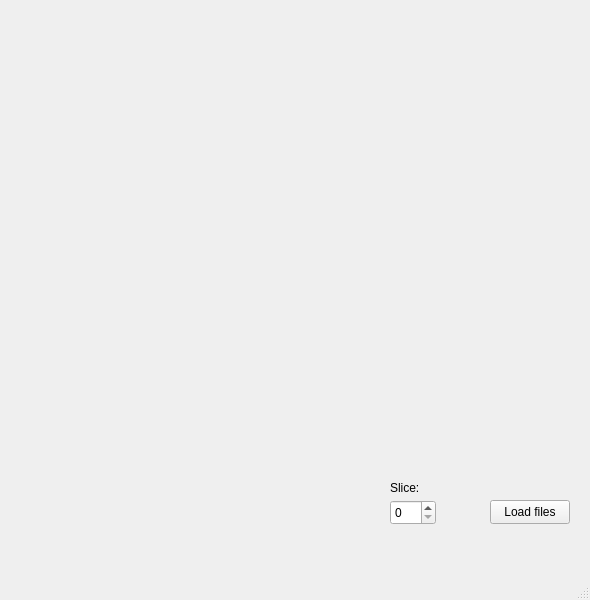
<?xml version="1.0" encoding="UTF-8"?>
<ui version="4.0">
 <class>MainWindow</class>
 <widget class="QMainWindow" name="MainWindow">
  <property name="geometry">
   <rect>
    <x>0</x>
    <y>0</y>
    <width>590</width>
    <height>600</height>
   </rect>
  </property>
  <property name="windowTitle">
   <string>MainWindow</string>
  </property>
  <widget class="QWidget" name="centralwidget">
   <widget class="QPushButton" name="fileLoadButton">
    <property name="geometry">
     <rect>
      <x>490</x>
      <y>500</y>
      <width>80</width>
      <height>24</height>
     </rect>
    </property>
    <property name="text">
     <string>Load files</string>
    </property>
   </widget>
   <widget class="QSpinBox" name="spinBox">
    <property name="geometry">
     <rect>
      <x>390</x>
      <y>500</y>
      <width>46</width>
      <height>25</height>
     </rect>
    </property>
   </widget>
   <widget class="QLabel" name="sliceSpinLabel">
    <property name="geometry">
     <rect>
      <x>390</x>
      <y>480</y>
      <width>31</width>
      <height>16</height>
     </rect>
    </property>
    <property name="text">
     <string>Slice:</string>
    </property>
   </widget>
   <widget class="QLabel" name="display">
    <property name="geometry">
     <rect>
      <x>10</x>
      <y>10</y>
      <width>361</width>
      <height>541</height>
     </rect>
    </property>
    <property name="text">
     <string/>
    </property>
   </widget>
  </widget>
  <widget class="QMenuBar" name="menubar">
   <property name="geometry">
    <rect>
     <x>0</x>
     <y>0</y>
     <width>590</width>
     <height>21</height>
    </rect>
   </property>
  </widget>
  <widget class="QStatusBar" name="statusbar"/>
 </widget>
 <resources/>
 <connections/>
</ui>
